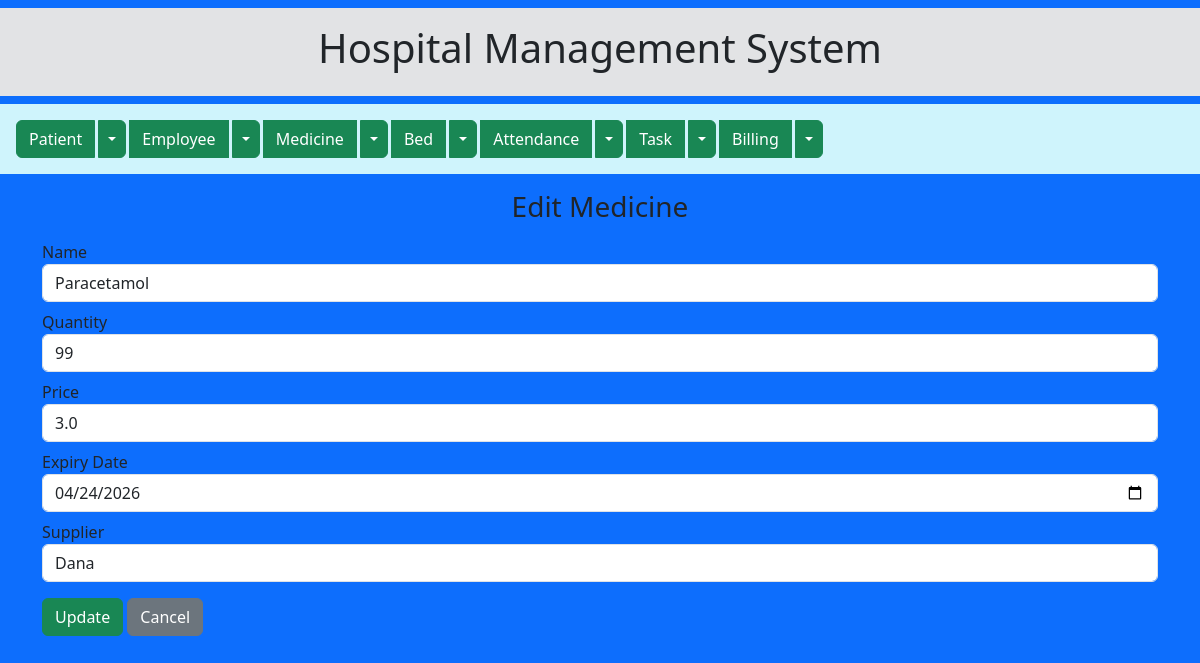
The page /edit_medicine/1 on the database its author committed.
### models/models_medicine.py (models this page shows)
class Medicine(db.Model):
    id = db.Column(db.Integer, primary_key=True)
    name = db.Column(db.String(100))
    quantity = db.Column(db.Integer)
    price = db.Column(db.Float)
    expiry_date = db.Column(db.String(20))
    supplier = db.Column(db.String(100))

### app.py (the view)
@app.route('/edit_medicine/<int:id>', methods=['GET', 'POST'])
def edit_medicine(id):
    medicine = get_medicine_by_id(id)
    if request.method == 'POST':
        update_medicine_service(id, request.form)
        return redirect(url_for('view_update_medicine'))
    return render_template('edit_medicine.html', medicine=medicine)

### services/services_medicine.py (called while the page is built)
def get_medicine_by_id(id):
    return Medicine.query.get(id)

### templates/edit_medicine.html
{% extends "base.html" %}
{% block content %}
<h3 class="text-center mt-2">Edit Medicine</h3>
<form method="POST" class="mt-3">
    <div class="mb-2"><label>Name</label><input type="text" name="name" class="form-control" value="{{ medicine.name }}" required></div>
    <div class="mb-2"><label>Quantity</label><input type="number" name="quantity" class="form-control" value="{{ medicine.quantity }}" required></div>
    <div class="mb-2"><label>Price</label><input type="number" step="0.01" name="price" class="form-control" value="{{ medicine.price }}" required></div>
    <div class="mb-2"><label>Expiry Date</label><input type="date" name="expiry_date" class="form-control" value="{{ medicine.expiry_date }}" required></div>
    <div class="mb-3"><label>Supplier</label><input type="text" name="supplier" class="form-control" value="{{ medicine.supplier }}" required></div>
    <button type="submit" class="btn btn-success">Update</button>
    <a href="{{ url_for('view_update_medicine') }}" class="btn btn-secondary">Cancel</a>
</form>
{% endblock %}

### rows shown on the page
Medicine: name "Paracetamol", quantity "99", price "3.0", expiry_date "04/24/2026", supplier "Dana"
